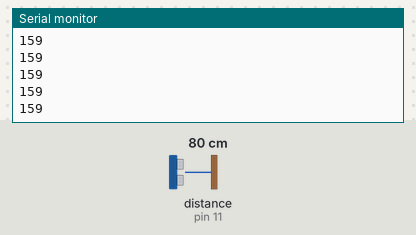
The sketch below on a simulated Arduino Uno, built with avr-gcc and run on an emulated ATmega328P. Parts: the last lines printed to the serial monitor. Wiring (inferred from the names in the program): ultrasonic range finder: trigger pin 10; echo pin 11. The inputs (shaded band) are chosen by the test bench; at power-on: distance to the obstacle (sensor on pin 11) 80 cm. The echo pulse lasts 58.3 µs per cm.

Above: at 1.2 s.
1.3 s: distance to the obstacle (sensor on pin 11) set to 2 cm
At 1.38 s:
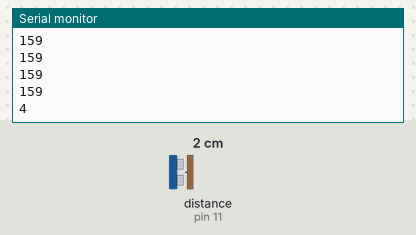
2.8 s: distance to the obstacle (sensor on pin 11) set to 4 cm
At 2.89 s:
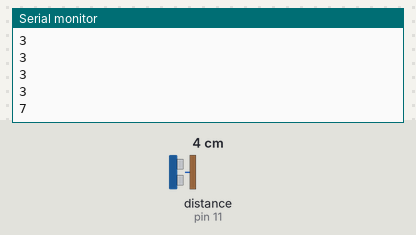
Timing chart, 0 to 5.8 s (numbered marks = the images above; inputs shaded):
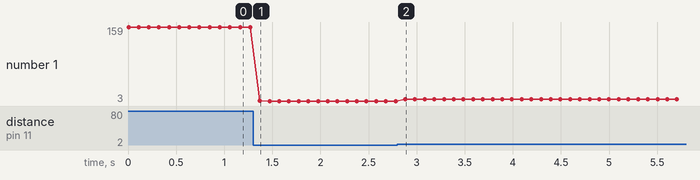

The sketch:

ultrasonic.ino
```cpp
const int EchoPin = 11;
const int TriggerPin = 10;

void setup() {
   Serial.begin(9600);
   pinMode(TriggerPin, OUTPUT);
   pinMode(EchoPin, INPUT);
}

void loop() {
   int cm = ping(TriggerPin, EchoPin);
   //Serial.print("Distancia: ");
   Serial.println(cm);
   delay(100);
}

int ping(int TriggerPin, int EchoPin) {
   long duration, distanceCm;

   digitalWrite(TriggerPin, LOW);  //para generar un pulso limpio ponemos a LOW 4us
   delayMicroseconds(4);
   digitalWrite(TriggerPin, HIGH);  //generamos Trigger (disparo) de 10us
   delayMicroseconds(10);
   digitalWrite(TriggerPin, LOW);

   duration = pulseIn(EchoPin, HIGH);  //medimos el tiempo entre pulsos, en microsegundos

   distanceCm = duration * 20 / 292/ 2;   //convertimos a distancia, en cm
   return distanceCm;
}
```

Measured:
- after the input at 1.3 s, the serial monitor: prints a new line after 0.07 s (image 1)
- after the input at 2.8 s, the serial monitor: prints a new line after 0.08 s (image 2)
- plotted number 1: 159 → 3 after the input at 1.3 s, 3 → 7 after the input at 2.8 s
